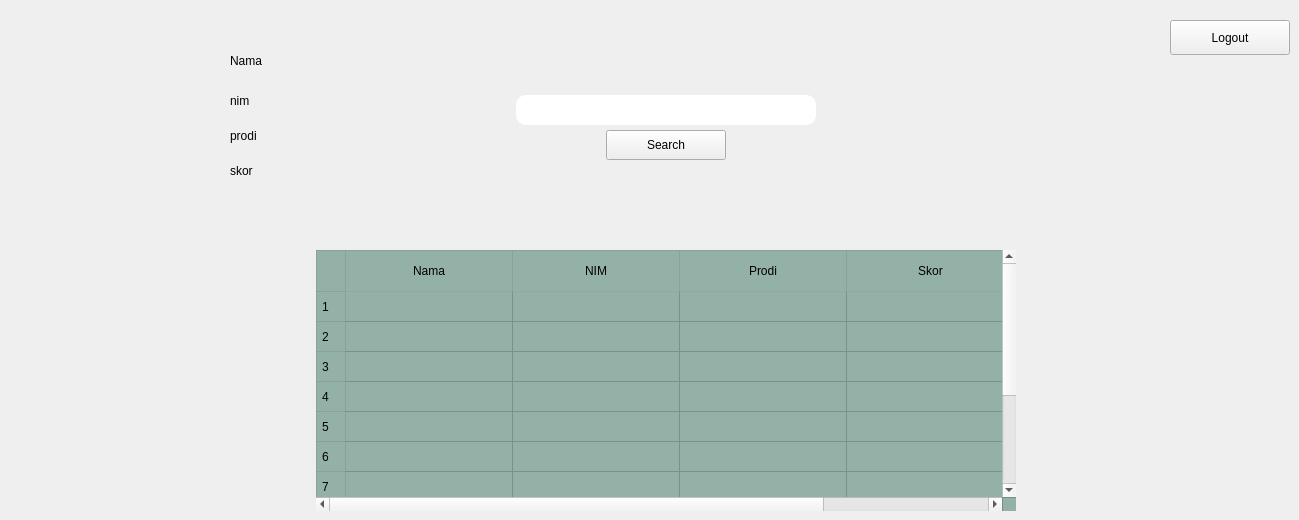
   <widget class="QWidget" name="userpage">
    <widget class="PushButton" name="PushButton_12">
     <property name="geometry">
      <rect>
       <x>606</x>
       <y>130</y>
       <width>120</width>
       <height>30</height>
      </rect>
     </property>
     <property name="cursor">
      <cursorShape>PointingHandCursor</cursorShape>
     </property>
     <property name="text">
      <string>Search</string>
     </property>
    </widget>
    <widget class="PushButton" name="btn_logout">
     <property name="geometry">
      <rect>
       <x>1170</x>
       <y>20</y>
       <width>120</width>
       <height>35</height>
      </rect>
     </property>
     <property name="cursor">
      <cursorShape>PointingHandCursor</cursorShape>
     </property>
     <property name="styleSheet">
      <string notr="true">PushButton, ToolButton, ToggleButton, ToggleToolButton {
    color: black;
    background: rgba(255, 255, 255, 0.7);
    border: 1px solid rgba(0, 0, 0, 0.073);
    border-bottom: 1px solid rgba(0, 0, 0, 0.183);
    border-radius: 10px;
    /* font: 14px 'Segoe UI', 'Microsoft YaHei'; */
    padding: 5px 12px 6px 12px;
    outline: none;
}

ToolButton {
    padding: 5px 9px 6px 8px;
}

PushButton[hasIcon=false] {
    padding: 5px 12px 6px 12px;
}

PushButton[hasIcon=true] {
    padding: 5px 12px 6px 36px;
}

DropDownToolButton, PrimaryDropDownToolButton {
    padding: 5px 31px 6px 8px;
}

DropDownPushButton[hasIcon=false],
PrimaryDropDownPushButton[hasIcon=false] {
    padding: 5px 31px 6px 12px;
}

DropDownPushButton[hasIcon=true],
PrimaryDropDownPushButton[hasIcon=true] {
    padding: 5px 31px 6px 36px;
}

PushButton:hover, ToolButton:hover, ToggleButton:hover, ToggleToolButton:hover {
    background: rgba(249, 249, 249, 0.5);
}

PushButton:pressed, ToolButton:pressed, ToggleButton:pressed, ToggleToolButton:pressed {
    color: rgba(0, 0, 0, 0.63);
    background: rgba(249, 249, 249, 0.3);
    border-bottom: 1px solid rgba(0, 0, 0, 0.073);
}

PushButton:disabled, ToolButton:disabled, ToggleButton:disabled, ToggleToolButton:disabled {
    color: rgba(0, 0, 0, 0.36);
    background: rgba(249, 249, 249, 0.3);
    border: 1px solid rgba(0, 0, 0, 0.06);
    border-bottom: 1px solid rgba(0, 0, 0, 0.06);
}


PrimaryPushButton,
PrimaryToolButton,
ToggleButton:checked,
ToggleToolButton:checked {
    color: white;
    background-color: #009faa;
    border: 1px solid #00a7b3;
    border-bottom: 1px solid #007780;
}

PrimaryPushButton:hover,
PrimaryToolButton:hover,
ToggleButton:checked:hover,
ToggleToolButton:checked:hover {
    background-color: #00a7b3;
    border: 1px solid #2daab3;
    border-bottom: 1px solid #007780;
}

PrimaryPushButton:pressed,
PrimaryToolButton:pressed,
ToggleButton:checked:pressed,
ToggleToolButton:checked:pressed {
    color: rgba(255, 255, 255, 0.63);
    background-color: #3eabb3;
    border: 1px solid #3eabb3;
}

PrimaryPushButton:disabled,
PrimaryToolButton:disabled,
ToggleButton:checked:disabled,
ToggleToolButton:checked:disabled {
    color: rgba(255, 255, 255, 0.9);
    background-color: rgb(205, 205, 205);
    border: 1px solid rgb(205, 205, 205);
}

SplitDropButton,
PrimarySplitDropButton {
    border-left: none;
    border-top-left-radius: 0;
    border-bottom-left-radius: 0;
}

#splitPushButton,
#splitToolButton,
#primarySplitPushButton,
#primarySplitToolButton {
    border-top-right-radius: 0;
    border-bottom-right-radius: 0;
}

#splitPushButton:pressed,
#splitToolButton:pressed,
SplitDropButton:pressed {
    border-bottom: 1px solid rgba(0, 0, 0, 0.183);
}

PrimarySplitDropButton:pressed {
    border-bottom: 1px solid #007780;
}

#primarySplitPushButton, #primarySplitToolButton {
    border-right: 1px solid #3eabb3;
}

#primarySplitPushButton:pressed, #primarySplitToolButton:pressed {
    border-bottom: 1px solid #007780;
}

HyperlinkButton {
    /* font: 14px 'Segoe UI', 'Microsoft YaHei'; */
    padding: 6px 12px 6px 12px;
    color: #009faa;
    border: none;
    border-radius: 6px;
    background-color: transparent;
}

HyperlinkButton[hasIcon=false] {
    padding: 6px 12px 6px 12px;
}

HyperlinkButton[hasIcon=true] {
    padding: 6px 12px 6px 36px;
}

HyperlinkButton:hover {
    color: #009faa;
    background-color: rgba(0, 0, 0, 10);
    border: none;
}

HyperlinkButton:pressed {
    color: #009faa;
    background-color: rgba(0, 0, 0, 6);
    border: none;
}

HyperlinkButton:disabled {
    color: rgba(0, 0, 0, 0.43);
    background-color: transparent;
    border: none;
}


RadioButton {
    min-height: 24px;
    max-height: 24px;
    background-color: transparent;
    font: 14px 'Segoe UI', 'Microsoft YaHei', 'PingFang SC';
    color: black;
}

RadioButton::indicator {
    width: 18px;
    height: 18px;
    border-radius: 11px;
    border: 2px solid #999999;
    background-color: rgba(0, 0, 0, 5);
    margin-right: 4px;
}

RadioButton::indicator:hover {
    background-color: rgba(0, 0, 0, 0);
}

RadioButton::indicator:pressed {
    border: 2px solid #bbbbbb;
    background-color: qradialgradient(spread:pad, cx:0.5, cy:0.5, radius:0.5, fx:0.5, fy:0.5,
            stop:0 rgb(255, 255, 255),
            stop:0.5 rgb(255, 255, 255),
            stop:0.6 rgb(225, 224, 223),
            stop:1 rgb(225, 224, 223));
}

RadioButton::indicator:checked {
    height: 22px;
    width: 22px;
    border: none;
    border-radius: 11px;
    background-color: qradialgradient(spread:pad, cx:0.5, cy:0.5, radius:0.5, fx:0.5, fy:0.5,
            stop:0 rgb(255, 255, 255),
            stop:0.5 rgb(255, 255, 255),
            stop:0.6 #009faa,
            stop:1 #009faa);
}

RadioButton::indicator:checked:hover {
    background-color: qradialgradient(spread:pad, cx:0.5, cy:0.5, radius:0.5, fx:0.5, fy:0.5,
            stop:0 rgb(255, 255, 255),
            stop:0.6 rgb(255, 255, 255),
            stop:0.7 #009faa,
            stop:1 #009faa);
}

RadioButton::indicator:checked:pressed {
    background-color: qradialgradient(spread:pad, cx:0.5, cy:0.5, radius:0.5, fx:0.5, fy:0.5,
            stop:0 rgb(255, 255, 255),
            stop:0.5 rgb(255, 255, 255),
            stop:0.6 #009faa,
            stop:1 #009faa);
}

RadioButton:disabled {
    color: rgba(0, 0, 0, 110);
}

RadioButton::indicator:disabled {
    border: 2px solid #bbbbbb;
    background-color: transparent;
}

RadioButton::indicator:disabled:checked {
    border: none;
    background-color: qradialgradient(spread:pad, cx:0.5, cy:0.5, radius:0.5, fx:0.5, fy:0.5,
            stop:0 rgb(255, 255, 255),
            stop:0.5 rgb(255, 255, 255),
            stop:0.6 rgba(0, 0, 0, 0.2169),
            stop:1 rgba(0, 0, 0, 0.2169));
}

TransparentToolButton,
TransparentToggleToolButton,
TransparentDropDownToolButton,
TransparentPushButton,
TransparentDropDownPushButton,
TransparentTogglePushButton {
    background-color: transparent;
    border: none;
    border-radius: 5px;
    margin: 0;
}

TransparentToolButton:hover,
TransparentToggleToolButton:hover,
TransparentDropDownToolButton:hover,
TransparentPushButton:hover,
TransparentDropDownPushButton:hover,
TransparentTogglePushButton:hover {
    background-color: rgba(0, 0, 0, 9);
    border: none;
}

TransparentToolButton:pressed,
TransparentToggleToolButton:pressed,
TransparentDropDownToolButton:pressed,
TransparentPushButton:pressed,
TransparentDropDownPushButton:pressed,
TransparentTogglePushButton:pressed {
    background-color: rgba(0, 0, 0, 6);
    border: none;
}

TransparentToolButton:disabled,
TransparentToggleToolButton:disabled,
TransparentDropDownToolButton:disabled,
TransprentPushButton:disabled,
TransparentDropDownPushButton:disabled,
TransprentTogglePushButton:disabled {
    background-color: transparent;
    border: none;
}


PillPushButton,
PillPushButton:hover,
PillPushButton:pressed,
PillPushButton:disabled,
PillPushButton:checked,
PillPushButton:checked:hover,
PillPushButton:checked:pressed,
PillPushButton:disabled:checked,
PillToolButton,
PillToolButton:hover,
PillToolButton:pressed,
PillToolButton:disabled,
PillToolButton:checked,
PillToolButton:checked:hover,
PillToolButton:checked:pressed,
PillToolButton:disabled:checked {
    background-color: transparent;
    border: none;
}
</string>
     </property>
     <property name="text">
      <string>Logout</string>
     </property>
     <property name="iconSize">
      <size>
       <width>10</width>
       <height>10</height>
      </size>
     </property>
    </widget>
    <widget class="QLineEdit" name="leditSearchNIM_6">
     <property name="geometry">
      <rect>
       <x>516</x>
       <y>95</y>
       <width>300</width>
       <height>30</height>
      </rect>
     </property>
     <property name="cursor">
      <cursorShape>IBeamCursor</cursorShape>
     </property>
     <property name="styleSheet">
      <string notr="true">border-radius: 10px;
</string>
     </property>
     <property name="text">
      <string/>
     </property>
    </widget>
    <widget class="TitleLabel" name="user_nama">
     <property name="geometry">
      <rect>
       <x>230</x>
       <y>30</y>
       <width>641</width>
       <height>61</height>
      </rect>
     </property>
     <property name="text">
      <string>Nama</string>
     </property>
     <property name="lightColor" stdset="0">
      <color>
       <red>255</red>
       <green>255</green>
       <blue>255</blue>
      </color>
     </property>
    </widget>
    <widget class="BodyLabel" name="user_prodi">
     <property name="geometry">
      <rect>
       <x>230</x>
       <y>120</y>
       <width>281</width>
       <height>31</height>
      </rect>
     </property>
     <property name="text">
      <string>prodi</string>
     </property>
     <property name="lightColor" stdset="0">
      <color>
       <red>255</red>
       <green>255</green>
       <blue>255</blue>
      </color>
     </property>
     <property name="pixelFontSize" stdset="0">
      <number>20</number>
     </property>
    </widget>
    <widget class="BodyLabel" name="user_skor">
     <property name="geometry">
      <rect>
       <x>230</x>
       <y>160</y>
       <width>161</width>
       <height>21</height>
      </rect>
     </property>
     <property name="text">
      <string>skor</string>
     </property>
     <property name="lightColor" stdset="0">
      <color>
       <red>255</red>
       <green>255</green>
       <blue>255</blue>
      </color>
     </property>
     <property name="pixelFontSize" stdset="0">
      <number>20</number>
     </property>
    </widget>
    <widget class="BodyLabel" name="user_nim">
     <property name="geometry">
      <rect>
       <x>230</x>
       <y>90</y>
       <width>121</width>
       <height>21</height>
      </rect>
     </property>
     <property name="text">
      <string>nim</string>
     </property>
     <property name="lightColor" stdset="0">
      <color>
       <red>255</red>
       <green>255</green>
       <blue>255</blue>
      </color>
     </property>
     <property name="pixelFontSize" stdset="0">
      <number>20</number>
     </property>
    </widget>
    <widget class="TableWidget" name="tableWidget">
     <property name="geometry">
      <rect>
       <x>316</x>
       <y>250</y>
       <width>700</width>
       <height>261</height>
      </rect>
     </property>
     <property name="mouseTracking">
      <bool>true</bool>
     </property>
     <property name="autoFillBackground">
      <bool>false</bool>
     </property>
     <property name="styleSheet">
      <string notr="true">QTableView {
    outline: none;
	background-color: rgb(147, 177, 166);
    border: none;
    /* font: 13px 'Segoe UI', 'Microsoft YaHei'; */
    selection-background-color: transparent;
    alternate-background-color: transparent;
}

QTableView::item {
    background: transparent;
    border: 0px;
    padding-left: 16px;
    padding-right: 16px;
    height: 35px;
}


QTableView::indicator {
    width: 18px;
    height: 18px;
    border-radius: 5px;
    border: 1px solid rgba(0, 0, 0, 0.48);
    background-color: rgba(0, 0, 0, 0.022);
}

QTableView::indicator:hover {
    border: 1px solid rgba(0, 0, 0, 0.56);
    background-color: rgba(0, 0, 0, 0.05);
}

QTableView::indicator:pressed {
    border: 1px solid rgba(0, 0, 0, 0.27);
    background-color: rgba(0, 0, 0, 0.12);
}

QTableView::indicator:checked,
QTableView::indicator:indeterminate {
    border: 1px solid #009faa;
    background-color: #009faa;
}

QTableView::indicator:checked {
    image: url(:/qfluentwidgets/images/check_box/Accept_white.svg);
}

QTableView::indicator:indeterminate {
    image: url(:/qfluentwidgets/images/check_box/PartialAccept_white.svg);
}

QTableView::indicator:checked:hover,
QTableView::indicator:indeterminate:hover {
    border: 1px solid #00a7b3;
    background-color: #00a7b3;
}

QTableView::indicator:checked:pressed,
QTableView::indicator:indeterminate:pressed {
    border: 1px solid #3eabb3;
    background-color: #3eabb3;
}

QTableView::indicator:disabled {
    border: 1px solid rgba(0, 0, 0, 0.27);
    background-color: transparent;
}

QTableView::indicator:checked:disabled,
QTableView::indicator:indeterminate:disabled {
    border: 1px solid rgb(199, 199, 199);
    background-color: rgb(199, 199, 199);
}


QHeaderView {
    background-color: transparent;
}

QHeaderView::section {
    background-color: transparent;
    color: black;
    padding-left: 5px;
    padding-right: 5px;
    border: 1px solid rgba(0, 0, 0, 19);
    font: 13px 'Segoe UI', 'Microsoft YaHei', 'PingFang SC';
}

QHeaderView::section:horizontal {
    border-bottom: 1px solid rgba(0, 0, 0, 7);
    border-left: none;
    height: 40px;
}

QHeaderView::section:horizontal:last {
    border-right: none;
}

QHeaderView::section:vertical {
    border-top: none;
}

QHeaderView::section:checked {
    background-color: transparent;
}

QHeaderView::down-arrow {
    subcontrol-origin: padding;
    subcontrol-position: center right;
    margin-right: 6px;
    image: url(:/qfluentwidgets/images/table_view/Down_black.svg);
}

QHeaderView::up-arrow {
    subcontrol-origin: padding;
    subcontrol-position: center right;
    margin-right: 6px;
    image: url(:/qfluentwidgets/images/table_view/Up_black.svg);
}
QTableCornerButton::section {
    background-color: transparent;
    border: 1px solid rgba(0, 0, 0, 19);
}

QTableCornerButton::section:pressed {
    background-color: rgba(0, 0, 0, 12);
}</string>
     </property>
     <property name="verticalScrollBarPolicy">
      <enum>Qt::ScrollBarAlwaysOn</enum>
     </property>
     <property name="editTriggers">
      <set>QAbstractItemView::NoEditTriggers</set>
     </property>
     <property name="selectionBehavior">
      <enum>QAbstractItemView::SelectItems</enum>
     </property>
     <property name="showGrid">
      <bool>true</bool>
     </property>
     <property name="sortingEnabled">
      <bool>true</bool>
     </property>
     <property name="rowCount">
      <number>10</number>
     </property>
     <attribute name="horizontalHeaderCascadingSectionResizes">
      <bool>false</bool>
     </attribute>
     <attribute name="horizontalHeaderDefaultSectionSize">
      <number>167</number>
     </attribute>
     <attribute name="horizontalHeaderShowSortIndicator" stdset="0">
      <bool>true</bool>
     </attribute>
     <attribute name="verticalHeaderMinimumSectionSize">
      <number>20</number>
     </attribute>
     <attribute name="verticalHeaderDefaultSectionSize">
      <number>30</number>
     </attribute>
     <row/>
     <row/>
     <row/>
     <row/>
     <row/>
     <row/>
     <row/>
     <row/>
     <row/>
     <row/>
     <column>
      <property name="text">
       <string>Nama</string>
      </property>
     </column>
     <column>
      <property name="text">
       <string>NIM</string>
      </property>
     </column>
     <column>
      <property name="text">
       <string>Prodi</string>
      </property>
     </column>
     <column>
      <property name="text">
       <string>Skor</string>
      </property>
     </column>
    </widget>
    <widget class="ImageLabel" name="usrbg">
     <property name="geometry">
      <rect>
       <x>0</x>
       <y>0</y>
       <width>72</width>
       <height>72</height>
      </rect>
     </property>
    </widget>
    <zorder>usrbg</zorder>
    <zorder>PushButton_12</zorder>
    <zorder>btn_logout</zorder>
    <zorder>leditSearchNIM_6</zorder>
    <zorder>user_nama</zorder>
    <zorder>user_prodi</zorder>
    <zorder>user_skor</zorder>
    <zorder>user_nim</zorder>
    <zorder>tableWidget</zorder>
   </widget>
